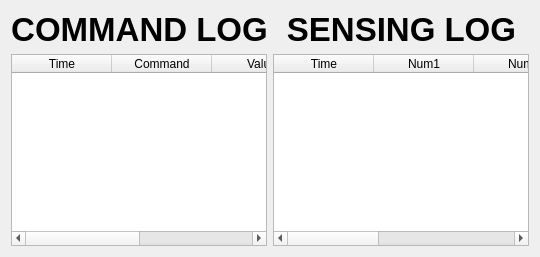
      <widget class="QWidget" name="tab_3">
       <attribute name="icon">
        <iconset>
         <normaloff>icons/log.png</normaloff>icons/log.png</iconset>
       </attribute>
       <attribute name="title">
        <string/>
       </attribute>
       <layout class="QGridLayout" name="gridLayout_3">
        <item row="0" column="0">
         <layout class="QHBoxLayout" name="horizontalLayout">
          <item>
           <widget class="QLabel" name="label">
            <property name="font">
             <font>
              <pointsize>25</pointsize>
              <bold>true</bold>
             </font>
            </property>
            <property name="text">
             <string>COMMAND LOG</string>
            </property>
            <property name="alignment">
             <set>Qt::AlignmentFlag::AlignCenter</set>
            </property>
           </widget>
          </item>
          <item>
           <widget class="QLabel" name="label_2">
            <property name="font">
             <font>
              <pointsize>25</pointsize>
              <bold>true</bold>
             </font>
            </property>
            <property name="text">
             <string>SENSING LOG</string>
            </property>
            <property name="alignment">
             <set>Qt::AlignmentFlag::AlignCenter</set>
            </property>
           </widget>
          </item>
         </layout>
        </item>
        <item row="1" column="0">
         <layout class="QHBoxLayout" name="horizontalLayout_2">
          <item>
           <widget class="QTableWidget" name="table_log">
            <property name="columnCount">
             <number>4</number>
            </property>
            <attribute name="horizontalHeaderVisible">
             <bool>true</bool>
            </attribute>
            <attribute name="horizontalHeaderHighlightSections">
             <bool>true</bool>
            </attribute>
            <column>
             <property name="text">
              <string>Time</string>
             </property>
            </column>
            <column>
             <property name="text">
              <string>Command</string>
             </property>
            </column>
            <column>
             <property name="text">
              <string>Value</string>
             </property>
            </column>
            <column>
             <property name="text">
              <string>State</string>
             </property>
            </column>
           </widget>
          </item>
          <item>
           <widget class="QTableWidget" name="table_sensing">
            <property name="columnCount">
             <number>5</number>
            </property>
            <attribute name="horizontalHeaderVisible">
             <bool>true</bool>
            </attribute>
            <attribute name="horizontalHeaderHighlightSections">
             <bool>true</bool>
            </attribute>
            <column>
             <property name="text">
              <string>Time</string>
             </property>
            </column>
            <column>
             <property name="text">
              <string>Num1</string>
             </property>
            </column>
            <column>
             <property name="text">
              <string>Num2</string>
             </property>
            </column>
            <column>
             <property name="text">
              <string>Is_Finish</string>
             </property>
            </column>
            <column>
             <property name="text">
              <string>Mode</string>
             </property>
            </column>
           </widget>
          </item>
         </layout>
        </item>
       </layout>
      </widget>
